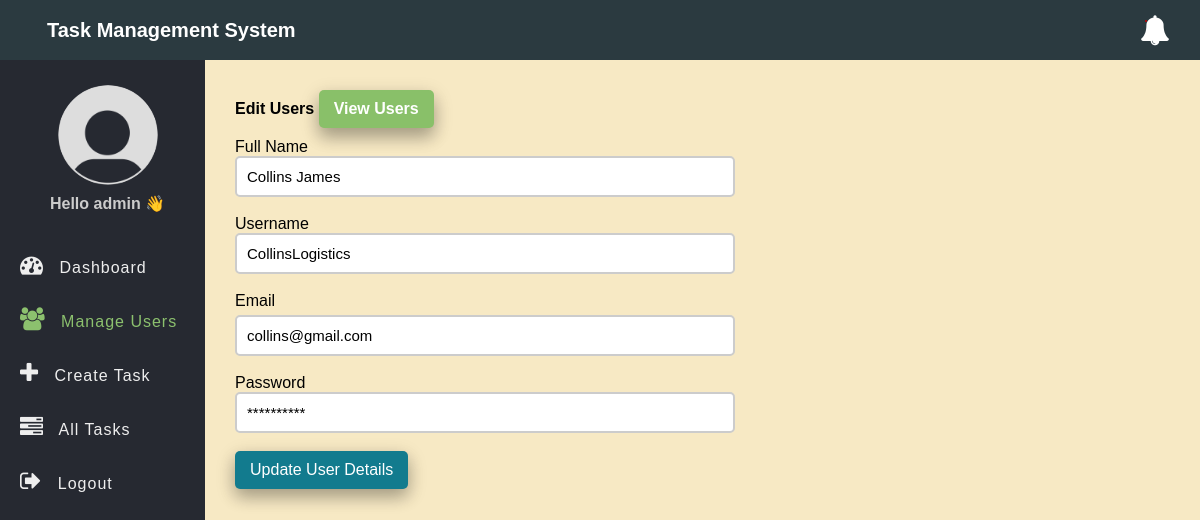
Page /edit-user.php?id=3 (signed in) on the committed database.
### tables this page shows
CREATE TABLE `users` (
  `id` int(11) NOT NULL,
  `full_name` varchar(50) NOT NULL,
  `username` varchar(50) NOT NULL,
  `email` varchar(255) NOT NULL,
  `password` varchar(255) NOT NULL,
  `role` enum('admin','employee') NOT NULL,
  `created_at` timestamp NOT NULL DEFAULT current_timestamp()
);

### app/Model/User.php (called while the page is built, shortened)
<?php
function get_user_by_id($conn, $id){
	$sql = "SELECT * FROM users WHERE id =? ";
	$stmt = $conn->prepare($sql);
	$stmt->execute([$id]);
	if($stmt->rowCount() > 0){
		$user = $stmt->fetch();
	}else $user = 0;
	return $user;
}

### edit-user.php (the view, shortened to what this page needs)
<?php
if (isset($_SESSION['role']) && isset($_SESSION['id']) && $_SESSION['role'] == "admin") {
    include "DB_connection.php";
    include "app/Model/User.php";
    $id = $_GET['id'];
    $user = get_user_by_id($conn, $id);
 ?>
<!DOCTYPE html>
<html>
<head>
	<link rel="stylesheet" href="https://stackpath.bootstrapcdn.com/font-awesome/4.7.0/css/font-awesome.min.css">
	<link rel="stylesheet" href="css/style.css">
</head>
<body>
	<?php include "inc/header.php" ?>
	<div class="body">
		<?php include "inc/nav.php" ?>
		<section class="section-1">
			<h4 class="title">Edit Users <a href="user.php"> View Users</a></h4>
			<form class="form-1"
			      method="POST"
			      action="app/update-user.php">
				<div class="input-holder">
					<lable>Full Name</lable>
					<input type="text" name="full_name" class="input-1" placeholder="Full Name" value="<?=$user['full_name']?>"><br>
				</div>
				<div class="input-holder">
					<lable>Username</lable>
					<input type="text" name="user_name" value="<?=$user['username']?>" class="input-1" placeholder="Username"><br>
				</div>
				<div class="input-holder">
                    <label>Email</label>
                    <input type="email" name="email" value="<?= $user['email'] ?>" class="input-1" placeholder="example@email.com"><br>
                </div>
				<div class="input-holder">
					<lable>Password</lable>
					<input type="text" value="**********" name="password" class="input-1" placeholder="Password"><br>
				</div>
				<button class="edit-btn">Update User Details</button>
			</form>
		</section>
	</div>
</body>
</html>
<?php }else{
   $em = "First login";
   header("Location: login.php?error=$em");
   exit();
}
 ?>

### css/style.css (style rules this page uses)
* { padding: 0; margin: 0; box-sizing: border-box; font-family: arial, sans-serif; }
.form-1 { width: 90%; max-width: 500px; }
.input-holder label { display: block; margin-bottom: 5px; }
.input-1 { border: 2px solid #ccc; width: 100%; padding: 10px; font-size: 15px; outline: none; border-radius: 5px; display: block; }
.body { display: flex; }
.section-1 { padding: 30px; width: 100%; background: #f7e9c4 !important; }
.section-1 .title { margin-bottom: 10px; }
.section-1 .title a { text-decoration: none; display: inline-block; padding-left: 10px; border: none; background: #89c069; padding: 10px 15px; color: #fff; font-size: 16px; border-radius: 5px; cursor: pointer; outline: none; transition: background 1s; box-shadow: 0 10px 16px 0 rgba(0,0,0,0.2), 0 6px 20px 0 rgba(0,0,0,0.19); }
.edit-btn { text-decoration: none; display: inline-block; padding-left: 10px; border: none; background: #127b8e; padding: 10px 15px; color: #fff; font-size: 16px; border-radius: 5px; cursor: pointer; outline: none; transition: background 1s; box-shadow: 0 8px 16px 0 rgba(0,0,0,0.2), 0 6px 20px 0 rgba(0,0,0,0.19); }

### rows in the picture
users: full_name "Collins James", user_name "CollinsLogistics", email "collins@gmail.com"

### other values in the picture
$_SESSION['username'] "admin"
